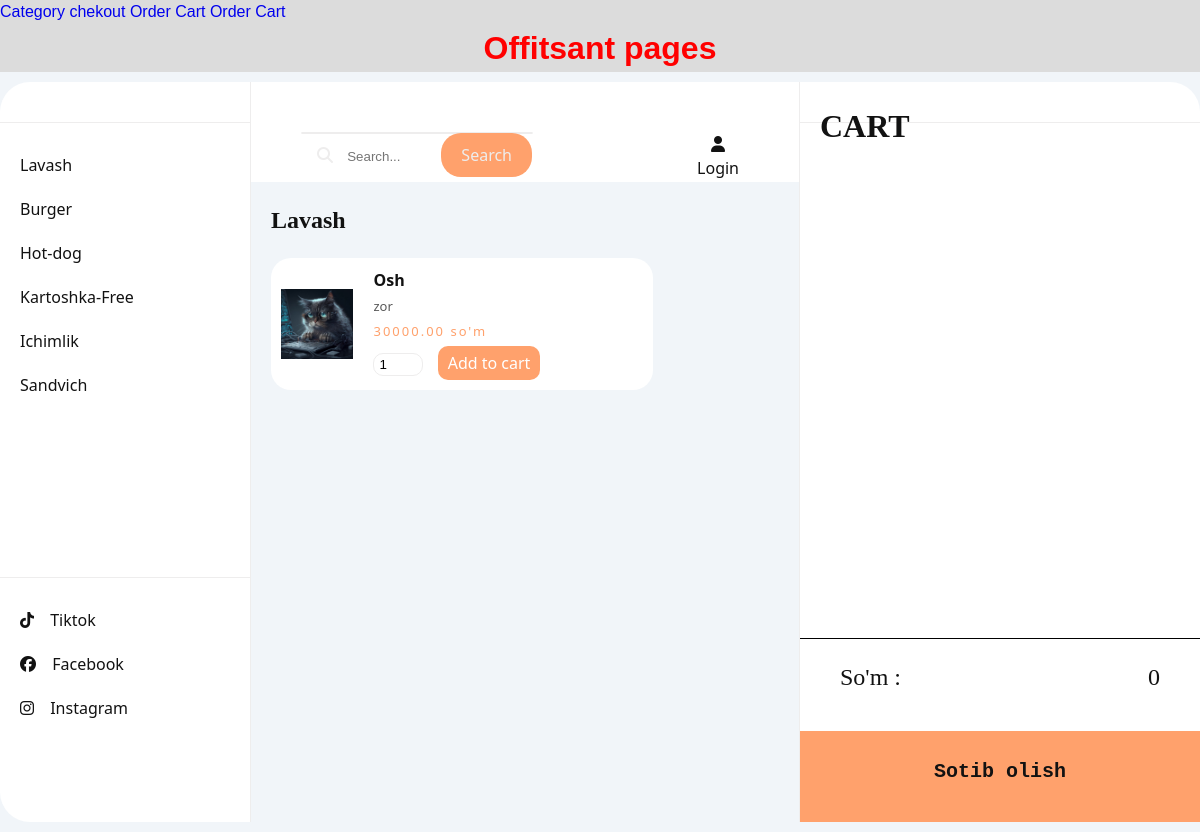
The page /categories/milliy_taomlar/ on the database as committed earlier.
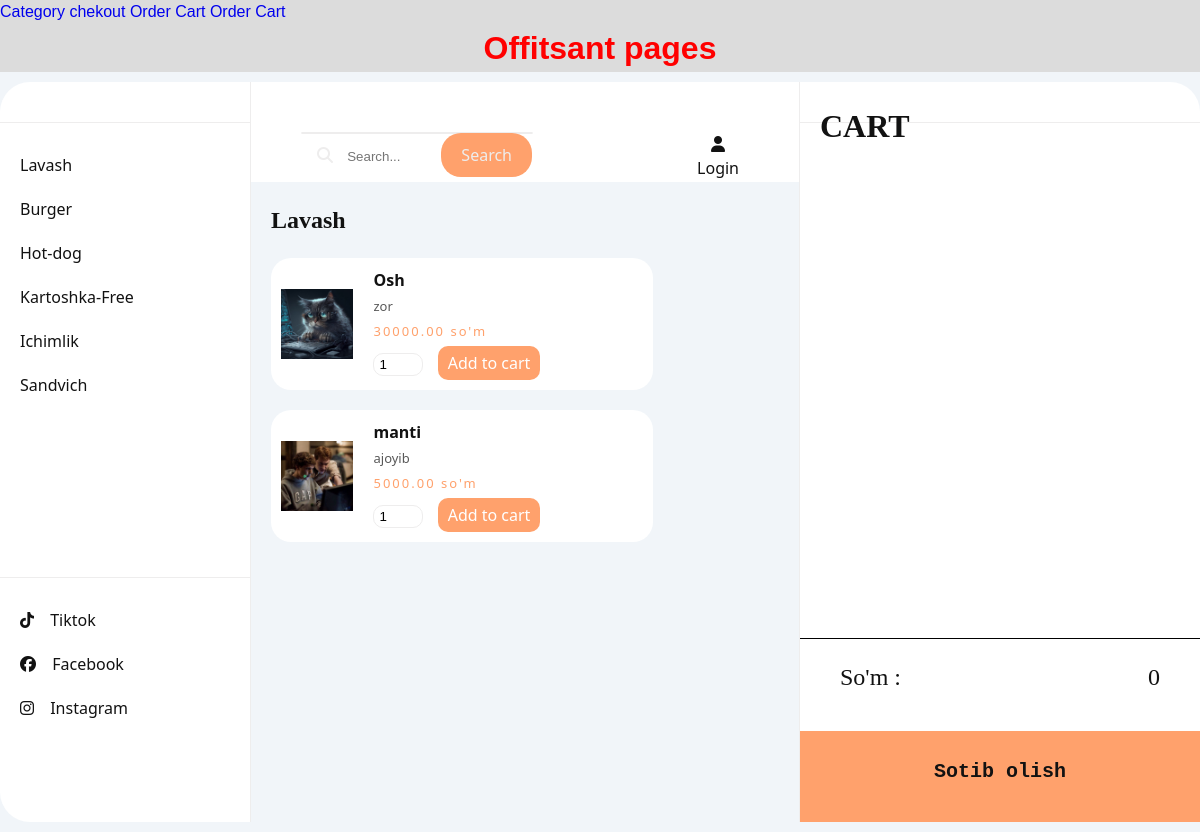
The same page on the database as committed later.
### mainapp/models.py (models this page shows, shortened)
class Meal(models.Model):
    name = models.CharField(max_length=30)
    slug = models.SlugField(max_length=30)
    image = models.ImageField()
    menu = models.ForeignKey(Menu, on_delete=models.CASCADE)
    recipe = models.TextField(max_length=1000)
    real_price = models.DecimalField(max_digits=10, decimal_places=2)
    price = models.DecimalField(max_digits=10, decimal_places=2)
    quantity = models.IntegerField(blank=True, null=True)
    created = models.DateTimeField(auto_now_add=True)
    updated = models.DateTimeField(auto_now=True)
    SIZE_CHOICES = [(i, str(i)) for i in ['05_HISSA', 'ODATIY',]]
    porsiya = models.CharField(max_length=10, choices=SIZE_CHOICES, blank=True, null=True)
    MIQDOR_CHOICES = [(i, str(i)) for i in ['0.5 L', '1 L', '1.5 L', '2 L']]
    liter = models.CharField(choices=MIQDOR_CHOICES, max_length=10, blank=True, null=True)

### mainapp/views.py (the view)
# urls.py: path('categories/<slug:category_slug>/', product_list, name='product_list'),
def product_list(request, category_slug):
    menu = Menu.objects.get(slug=category_slug)
    meal = Meal.objects.filter(menu=menu)
    return render(request, 'page/product_lis.html', {'menu': menu, 'meal': meal})

### templates/page/product_lis.html (shortened to what this page needs)
{% extends "base.html" %}
{% load static %}
{% block content %}
<body>
      <h1 class="offitsant">Offitsant pages</h1>
           <div class="body">
            <div class="container">
             <div class="menu">
                 <div class="logo">
                 </div>
                 <ul class="previuse-ul">
                     <li>Lavash</li>
                     <li> Burger</li>
                     <li> Hot-dog</li>
                     <li> Kartoshka-Free</li>
                     <li> Ichimlik</li>
                     <li> Sandvich</li>
                 </ul>
                  <ul class="next-ul">
                     <li><i class="fa-brands fa-tiktok"></i> Tiktok</li>
                     <li><i class="fa-brands fa-facebook"></i> Facebook</li>
                     <li><i class="fa-brands fa-instagram"></i> Instagram</li>
                 </ul>
             </div>
             <div class="center">
                 <div class="search">
                     <div class="form">
                         <i class="fa-solid fa-magnifying-glass"></i>
                         <input type="text" placeholder="Search...">
                         <button>Search</button>
                     </div>
                     <div class="users">
                         <i class="fa-solid fa-user "></i>
                         <div>Login</div>
                     </div>
                 </div>
                 <h2 class="center-title">Lavash</h2>
                 <div class="scrol">
                 {% for m in meal %}
                    <div class="list1 list Lavash">
                        <div class="item" data-key="{{ m.id }}">
                            <div class="img">
                                <img src="{{ m.image.url }}" alt="">
                            </div>
                            <div class="content">
                                <div class="title">{{ m.name }}</div>
                                <div class="des">
                                    {{ m.recipe }}
                                </div>
                                <div class="price">{{ m.price }} so'm</div>
                                <input type="number" class="count" min="1" value="1">
                                <button class="add" onclick="addToCart({{ m.id }})">Add to cart</button>
                            </div>
                        </div>
                    </div>
                     {% endfor %}
                 </div>
             </div>
             <div class="cart">
                 <div class="name">CART</div>
                 <div class="listCart">
                 </div>
                 <div class="listCard-price">
                     <div class="total-ptice">
                         <div class="valyuta">So'm :</div>
                          <div class="sum">0</div>
                     </div>
                     <div class="total-btn">
                         Sotib olish
                     </div>
                 </div>
             </div>
         </div>
     </div>
</body>
{% endblock content %}

Rows that differ between the two databases and show on the page:
added Meal: image (picture), name "manti", recipe "ajoyib", price "5000.00"
